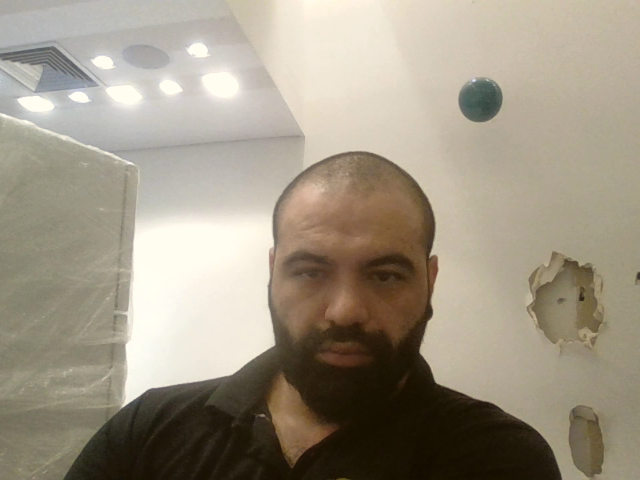
#> input picture publicado/vigia-obra-seguranca/test_capture.png, 640 x 480 px; its folder holds only this picture in this run
$ python -i demo_analyzer.py   (imports and definitions only)
#> lines starting #> are read from the running program, lines starting #| are printed output that depends on the picture
"""Analisador em modo demonstração/teste local usando OpenCV.

Permite testar o pipeline e a interface do Vigia Obra com a câmera do computador
ou vídeos de teste, sem custos e sem depender de chave de API da Anthropic.
Detecta a presença de pessoas/faces no enquadramento e gera ocorrências
realistas de não-conformidade conforme as NRs brasileiras (NR-6, NR-18, NR-35).
"""

import cv2
import numpy as np

from .frame_extractor import Frame

# Carrega o classificador pré-treinado do OpenCV
_FACE_CASCADE = None


# [6 lines left out: function _get_face_cascade, not called in this run]


# Catálogo de ocorrências simuladas com base técnica nas Normas Regulamentadoras
DEMO_RISK_CATALOG = [
    {
        "risco": "Trabalhador em atividade sem uso de capacete de segurança classe B com jugular",
        "norma": "NR-6, item 6.3 / NR-18, item 18.5",
        "confianca": "alto",
        "severidade": "alta",
    },
    {
        "risco": "Ausência de óculos de segurança contra impactos e partículas volantes",
        "norma": "NR-6, item 6.5.1",
        "confianca": "medio",
        "severidade": "media",
    },
    {
        "risco": "Trabalhador sem colete ou vestimenta com faixas retrorrefletivas de alta visibilidade",
        "norma": "NR-18, item 18.4.1",
        "confianca": "medio",
        "severidade": "baixa",
    },
    {
        "risco": "Operação em área de movimentação sem isolamento perimetral ou sinalização de advertência",
        "norma": "NR-18, item 18.14",
        "confianca": "alto",
        "severidade": "media",
    },
    {
        "risco": "Postura de risco próximo a desnível sem ponto de ancoragem ou retenção de queda",
        "norma": "NR-35, item 35.5.2",
        "confianca": "baixo",
        "severidade": "alta",
    },
]


# [99 lines that did not run here, left out]

>>> import cv2
>>> picture = cv2.imread('../test_capture.png', cv2.IMREAD_GRAYSCALE)
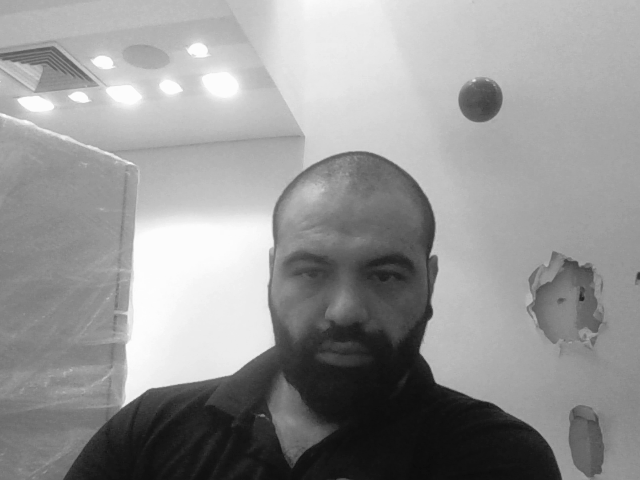
#> picture: shape (480, 640); min 11, max 253, mean 149.6
#> (the run stopped early here; a loop or call above may not have finished)

$ run again, on publicado/vigia-obra-seguranca/actual_user_with_blue_helmet.png
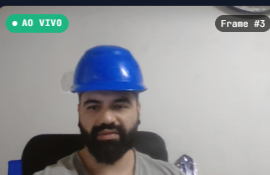
#> input picture publicado/vigia-obra-seguranca/actual_user_with_blue_helmet.png, 270 x 175 px
#> `picture = cv2.imread('../test_capture.png', cv2.IMREAD_GRAYSCALE)`:
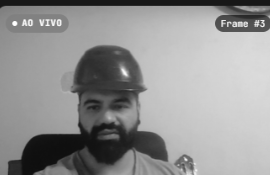
#> picture: shape (175, 270); min 14, max 255, mean 146.3

$ run again, on publicado/vigia-obra-seguranca/crop_cand1.png
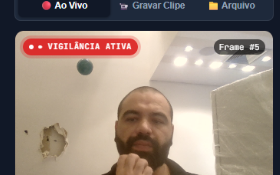
#> input picture publicado/vigia-obra-seguranca/crop_cand1.png, 280 x 175 px
#> `picture = cv2.imread('../test_capture.png', cv2.IMREAD_GRAYSCALE)`:
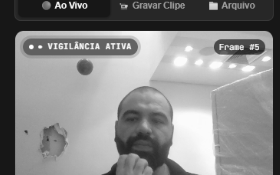
#> picture: shape (175, 280); min 23, max 255, mean 134.1

$ run again, on publicado/vigia-obra-seguranca/helmet_only.png
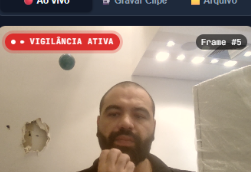
#> input picture publicado/vigia-obra-seguranca/helmet_only.png, 251 x 172 px
#> `picture = cv2.imread('../test_capture.png', cv2.IMREAD_GRAYSCALE)`:
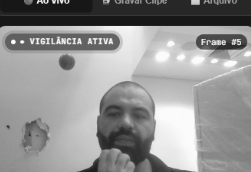
#> picture: shape (172, 251); min 23, max 255, mean 146.3
